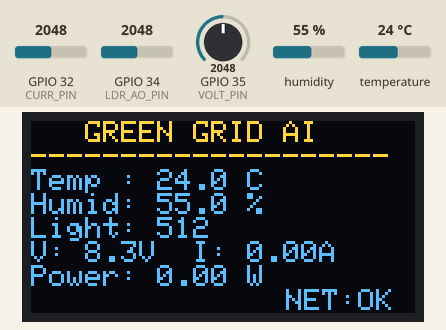
Recording of a sketch running on a simulated ESP32. Parts: 128×64 one-colour display. The test bench sets the inputs (shaded band); at power-on: humidity 55 %, GPIO 32 (CURR_PIN) = 2048, GPIO 34 (LDR_AO_PIN) = 2048, GPIO 35 (VOLT_PIN) = 2048, temperature 24 °C. The OLED is the two-colour kind (top 16 rows yellow); WiFi joins after 1.5 s; servers stay silent unless stated; uploads are accepted with an empty reply; what the sketch prints to the serial monitor is not drawn.

Above: at 5.6 s.
5.7 s: humidity set to 22 %
At 10.9 s:
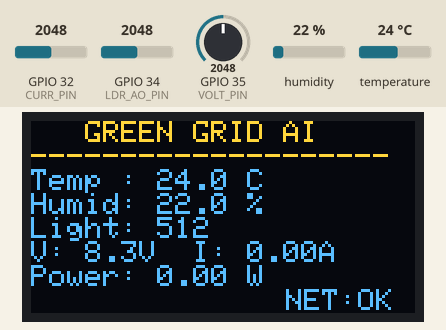
12.2 s: GPIO 32 (CURR_PIN) set to 2866
At 15.8 s:
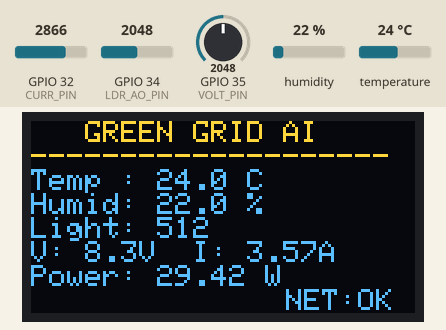
18.7 s: GPIO 34 (LDR_AO_PIN) set to 2866
At 20.9 s:
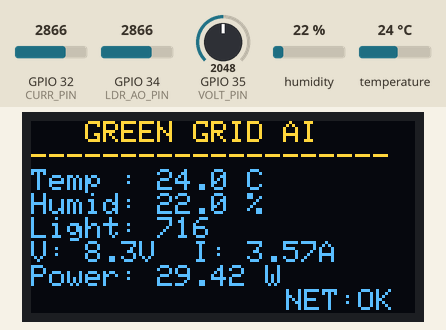
25.2 s: GPIO 35 (VOLT_PIN) set to 2866
At 30.8 s:
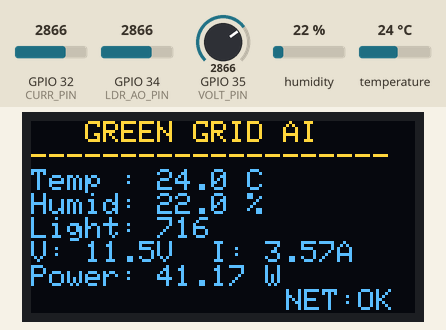
31.7 s: temperature set to 12 °C
At 35.9 s:
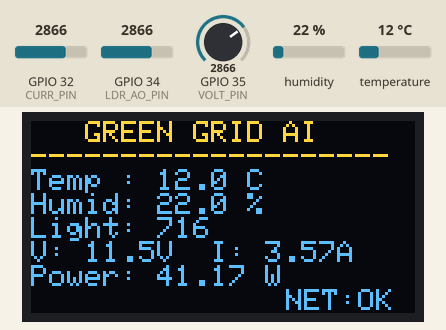
38.2 s: GPIO 32 (CURR_PIN) set to 3972
At 40.9 s:
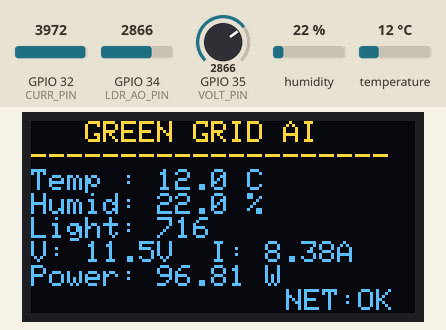
Timing chart, 0 to 42.4 s (numbered marks = the images above; inputs shaded):
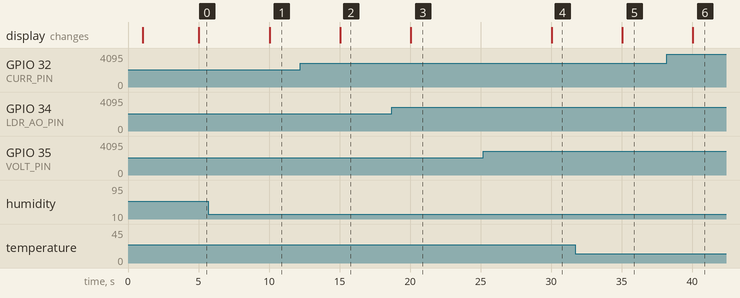

Measured:
- after the input at 5.7 s, the display: changes after 4.3 s (image 1)
- after the input at 12.2 s, the display: changes after 2.8 s (image 2)
- after the input at 18.7 s, the display: changes after 1.3 s (image 3)
- after the input at 25.2 s, the display: changes after 4.8 s (image 4)
- after the input at 31.7 s, the display: changes after 3.3 s (image 5)
- after the input at 38.2 s, the display: changes after 1.8 s (image 6)

The sketch:

greengrid_esp32.ino
```cpp
/* ============================================================
   GreenGrid AI — Dual Mode ESP32 Firmware (AP Hotspot + STA Station)
   File: iot/esp32/greengrid_esp32.ino

   Broadcasting AP Hotspot Name: "GreenGrid-ESP32" (Password: "12345678")
   You can see "GreenGrid-ESP32" directly in your Laptop/Phone Wi-Fi list!
   ============================================================ */

#include <WiFi.h>
#include <HTTPClient.h>
#include <ArduinoJson.h>
#include <Wire.h>
#include <Adafruit_GFX.h>
#include <Adafruit_SSD1306.h>
#include "DHT.h"

// ============================================================
// CONFIGURATION (Your Wi-Fi & Laptop IP)
// ============================================================
const char* WIFI_SSID     = "SQUAD-WiFi";                        // Router / Hotspot SSID
const char* WIFI_PASSWORD = "21712203";                          // Router / Hotspot Password
const char* API_BASE_URL  = "http://10.242.163.74:8000/api/iot/energy"; // Laptop IPv4
const char* DEVICE_ID     = "ESP32-001";

// ESP32 Broadcast Hotspot (Visible in laptop/phone Wi-Fi list!)
const char* AP_SSID       = "GreenGrid-ESP32";
const char* AP_PASSWORD   = "12345678";

#define DHTPIN 4
#define DHTTYPE DHT22
#define LDR_AO_PIN 34
#define VOLT_PIN 35
#define CURR_PIN 32
#define SCREEN_WIDTH 128
#define SCREEN_HEIGHT 64
#define OLED_RESET -1

DHT dht(DHTPIN, DHTTYPE);
Adafruit_SSD1306 display(SCREEN_WIDTH, SCREEN_HEIGHT, &Wire, OLED_RESET);
unsigned long lastTransmitTime = 0;
unsigned long lastWiFiRetryTime = 0;

void setup() {
  Serial.begin(115200);
  delay(1000);
  Serial.println("\n==================================================");
  Serial.println("  GREEN GRID AI -- DUAL AP+STA ESP32 FIRMWARE    ");
  Serial.println("==================================================");

  analogSetAttenuation(ADC_11db);
  Wire.begin(21, 22);
  dht.begin();

  if (display.begin(SSD1306_SWITCHCAPVCC, 0x3C)) {
    display.clearDisplay();
    display.setTextSize(1);
    display.setTextColor(SSD1306_WHITE);
    display.setCursor(0, 5);
    display.println("  GREEN GRID AI");
    display.println("--------------------");
    display.println("Starting Wi-Fi...");
    display.display();
  }

  // Set Dual Mode: Broadcast AP Hotspot AND connect to SQUAD-WiFi
  WiFi.mode(WIFI_AP_STA);

  // 1. Broadcast visible Wi-Fi Access Point "GreenGrid-ESP32"
  bool apSuccess = WiFi.softAP(AP_SSID, AP_PASSWORD);
  if (apSuccess) {
    Serial.print("[AP] Broadcasting Wi-Fi Hotspot: '");
    Serial.print(AP_SSID);
    Serial.println("' (Pass: 12345678)");
    Serial.print("[AP] ESP32 AP IP Address: ");
    Serial.println(WiFi.softAPIP());
  }

  // 2. Connect to your local network "SQUAD-WiFi"
  connectWiFi();
}

void connectWiFi() {
  if (WiFi.status() == WL_CONNECTED) return;

  if (millis() - lastWiFiRetryTime < 10000 && lastWiFiRetryTime != 0) return;
  lastWiFiRetryTime = millis();

  Serial.print("[NET] Connecting to Wi-Fi: '");
  Serial.print(WIFI_SSID);
  Serial.println("'...");

  WiFi.begin(WIFI_SSID, WIFI_PASSWORD);

  int attempts = 0;
  while (WiFi.status() != WL_CONNECTED && attempts < 12) {
    delay(500);
    Serial.print(".");
    attempts++;
  }

  if (WiFi.status() == WL_CONNECTED) {
    Serial.println("\n[OK] Wi-Fi Connected to SQUAD-WiFi!");
    Serial.print("[NET] ESP32 Station IP: ");
    Serial.println(WiFi.localIP());
  } else {
    Serial.println("\n[WARN] SQUAD-WiFi connecting... Broadcast AP 'GreenGrid-ESP32' is ACTIVE.");
  }
}

void updateOLED(float temp, float hum, float light, float volt, float curr, float power) {
  display.clearDisplay();
  display.setTextSize(1);
  display.setTextColor(SSD1306_WHITE);

  display.setCursor(0, 0);
  display.println("   GREEN GRID AI");
  display.println("--------------------");

  display.print("Temp : "); display.print(temp, 1); display.println(" C");
  display.print("Humid: "); display.print(hum, 1); display.println(" %");
  display.print("Light: "); display.println((int)light);
  display.print("V: "); display.print(volt, 1); display.print("V  I: "); display.print(curr, 2); display.println("A");
  display.print("Power: "); display.print(power, 2); display.println(" W");

  // Show Wi-Fi status on bottom right
  display.setCursor(85, 56);
  if (WiFi.status() == WL_CONNECTED) {
    display.print("NET:OK");
  } else {
    display.print("AP:ON");
  }

  display.display();
}

void loop() {
  if (WiFi.status() != WL_CONNECTED) {
    connectWiFi();
  }

  unsigned long currentMillis = millis();
  if (currentMillis - lastTransmitTime >= 5000) {
    lastTransmitTime = currentMillis;

    // 1. Read Sensors
    float temp = dht.readTemperature(); if (isnan(temp)) temp = 30.5;
    float hum  = dht.readHumidity();    if (isnan(hum))  hum  = 80.0;
    float lightIntensity = (analogRead(LDR_AO_PIN) / 4095.0) * 1024.0;
    float busVoltage = ((analogRead(VOLT_PIN) / 4095.0) * 3.3) * 5.0;
    float current_A = abs((((analogRead(CURR_PIN) / 4095.0) * 3.3) - 1.65) / 0.185);
    if (current_A < 0.05) current_A = 0.0;
    float power_W = busVoltage * current_A;

    // 2. Print Live Metrics
    Serial.printf("[SENSOR] Temp: %.1fC | Hum: %.1f%% | Light: %.0f | V: %.1fV | I: %.2fA | P: %.2fW\n",
                  temp, hum, lightIntensity, busVoltage, current_A, power_W);

    // 3. Refresh OLED
    updateOLED(temp, hum, lightIntensity, busVoltage, current_A, power_W);

    // 4. Send HTTP POST payload when connected
    if (WiFi.status() == WL_CONNECTED) {
      StaticJsonDocument<256> doc;
      doc["device_id"]       = DEVICE_ID;
      doc["timestamp"]       = "2026-08-25T12:00:00Z";
      doc["temperature"]     = round(temp * 10.0) / 10.0;
      doc["humidity"]        = round(hum * 10.0) / 10.0;
      doc["light_intensity"] = round(lightIntensity * 10.0) / 10.0;
      doc["voltage"]         = round(busVoltage * 10.0) / 10.0;
      doc["current"]         = round(current_A * 100.0) / 100.0;
      doc["power"]           = round(power_W * 100.0) / 100.0;

      String jsonPayload;
      serializeJson(doc, jsonPayload);

      HTTPClient http;
      http.begin(API_BASE_URL);
      http.addHeader("Content-Type", "application/json");

      Serial.print("[POST] Transmitting payload to ");
      Serial.print(API_BASE_URL);
      Serial.println("...");

      int httpCode = http.POST(jsonPayload);
      if (httpCode > 0) {
        String response = http.getString();
        Serial.printf("[HTTP] Status: %d | Server Response: %s\n", httpCode, response.c_str());
      } else {
        Serial.printf("[HTTP] POST Failed. Error: %s\n", http.errorToString(httpCode).c_str());
      }
      http.end();
    }
  }
}
```
